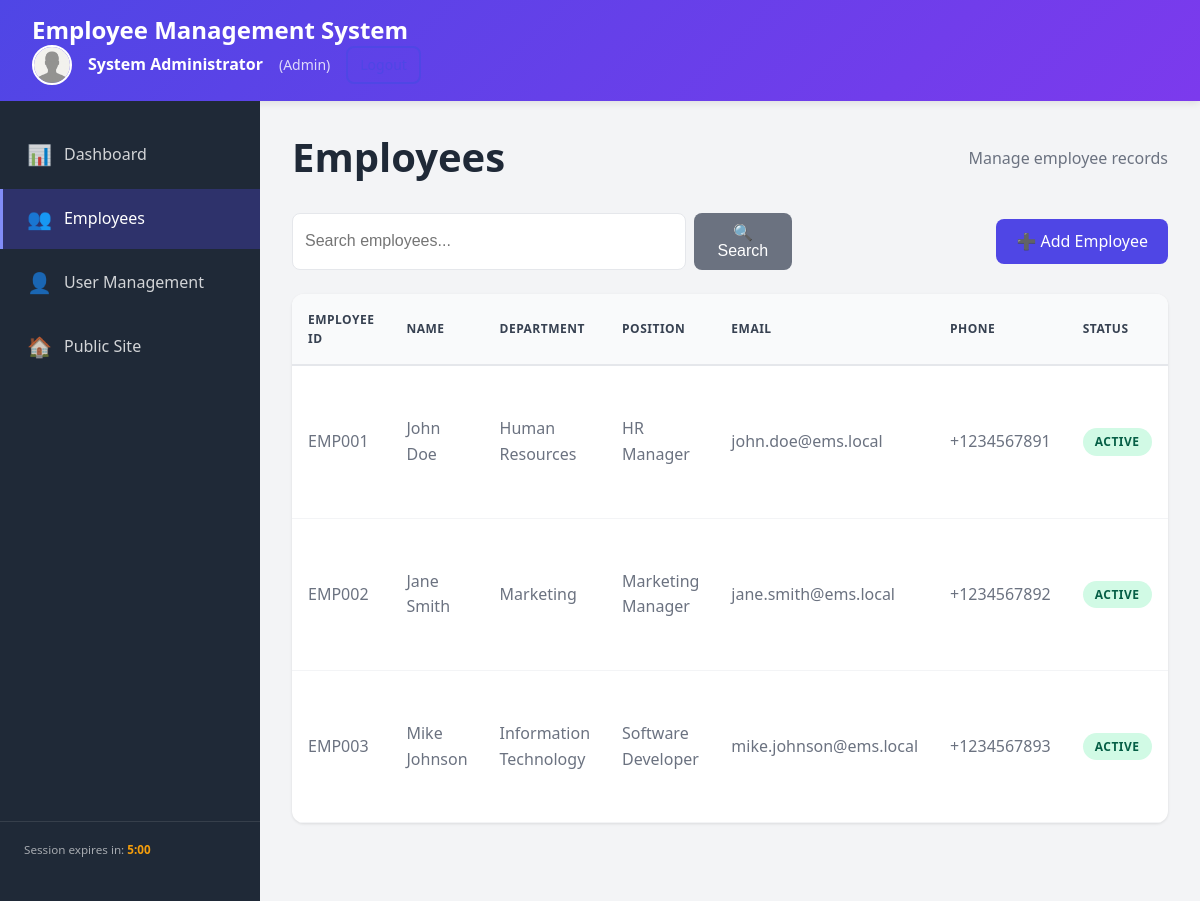
Screenshot of /dashboard/employees/list.php (signed in) with the database file from the repository.
### tables this page shows
CREATE TABLE `employees` (
  `id` int(11) NOT NULL AUTO_INCREMENT,
  `user_id` int(11) NOT NULL,
  `employee_id` varchar(20) NOT NULL,
  `department_id` int(11) DEFAULT NULL,
  `position` varchar(100) NOT NULL,
  `salary` decimal(10,2) DEFAULT NULL,
  `hire_date` date NOT NULL,
  `address` text,
  `emergency_contact` varchar(100) DEFAULT NULL,
  `emergency_phone` varchar(20) DEFAULT NULL,
  `created_at` timestamp NOT NULL DEFAULT CURRENT_TIMESTAMP,
  `updated_at` timestamp NOT NULL DEFAULT CURRENT_TIMESTAMP ON UPDATE CURRENT_TIMESTAMP,
  PRIMARY KEY (`id`),
  UNIQUE KEY `employee_id` (`employee_id`),
  UNIQUE KEY `user_id` (`user_id`),
  KEY `department_id` (`department_id`),
  CONSTRAINT `fk_employee_department` FOREIGN KEY (`department_id`) REFERENCES `departments` (`id`) ON DELETE SET NULL,
  CONSTRAINT `fk_employee_user` FOREIGN KEY (`user_id`) REFERENCES `users` (`id`) ON DELETE CASCADE
);

CREATE TABLE `users` (
  `id` int(11) NOT NULL AUTO_INCREMENT,
  `first_name` varchar(50) NOT NULL,
  `last_name` varchar(50) NOT NULL,
  `gender` enum('Male','Female','Other') NOT NULL,
  `username` varchar(50) NOT NULL,
  `email` varchar(100) NOT NULL,
  `password` varchar(255) NOT NULL,
  `phone` varchar(20) DEFAULT NULL,
  `profile_picture` varchar(255) DEFAULT 'default-avatar.png',
  `user_type` enum('Admin','HR','Manager','Employee') NOT NULL DEFAULT 'Employee',
  `user_status` enum('Active','Inactive') NOT NULL DEFAULT 'Active',
  `created_at` timestamp NOT NULL DEFAULT CURRENT_TIMESTAMP,
  `updated_at` timestamp NOT NULL DEFAULT CURRENT_TIMESTAMP ON UPDATE CURRENT_TIMESTAMP,
  PRIMARY KEY (`id`),
  UNIQUE KEY `username` (`username`),
  UNIQUE KEY `email` (`email`),
  KEY `idx_user_status` (`user_status`),
  KEY `idx_user_type` (`user_type`)
);

CREATE TABLE `departments` (
  `id` int(11) NOT NULL AUTO_INCREMENT,
  `name` varchar(100) NOT NULL,
  `description` text,
  `created_at` timestamp NOT NULL DEFAULT CURRENT_TIMESTAMP,
  PRIMARY KEY (`id`),
  UNIQUE KEY `name` (`name`)
);

### includes/functions.php (called while the page is built, shortened)
<?php
function sanitize_input($data) {
    $data = trim($data);
    $data = stripslashes($data);
    $data = htmlspecialchars($data, ENT_QUOTES, 'UTF-8');
    return $data;
}
function has_role($allowed_roles = []) {
    return isset($_SESSION['user_type']) && in_array($_SESSION['user_type'], $allowed_roles);
}
?>

### dashboard/employees/list.php (the view, shortened to what this page needs)
<?php
require_once '../../config/db_connect.php';
require_once '../../includes/functions.php';
$search = sanitize_input($_GET['search'] ?? '');
$where_clause = '';
$params = [];
$page = isset($_GET['page']) ? max(1, intval($_GET['page'])) : 1;
$offset = ($page - 1) * ITEMS_PER_PAGE;
try {
    $sql = "SELECT e.*, u.first_name, u.last_name, u.email, u.phone, u.user_status, d.name as department_name
            FROM employees e
            INNER JOIN users u ON e.user_id = u.id
            LEFT JOIN departments d ON e.department_id = d.id
            $where_clause
            ORDER BY e.created_at DESC
            LIMIT " . ITEMS_PER_PAGE . " OFFSET $offset";
    $stmt = $pdo->prepare($sql);
    $stmt->execute($params);
    $employees = $stmt->fetchAll();
} catch (PDOException $e) {
    error_log("Employee list error: " . $e->getMessage());
    $employees = [];
    $total_employees = 0;
    $total_pages = 0;
}
?>
<!DOCTYPE html>
<html lang="en">
<head>
    <link rel="stylesheet" href="../../assets/css/style.css">
    <link rel="stylesheet" href="../../assets/css/dashboard.css">
</head>
<body class="dashboard-page">
    <?php include '../includes/header.php'; ?>
    <div class="dashboard-container">
        <?php include '../includes/sidebar.php'; ?>
        <main class="dashboard-content">
            <div class="page-header">
                <h1>Employees</h1>
                <p>Manage employee records</p>
            </div>
            <div class="table-controls">
                <form method="GET" action="" class="search-form">
                    <input type="text" name="search" placeholder="Search employees..."
                           value="<?php echo htmlspecialchars($search); ?>" class="form-control">
                    <button type="submit" class="btn btn-secondary">🔍 Search</button>
                </form>
                <?php if (has_role(['Admin', 'HR'])): ?>
                <a href="add.php" class="btn btn-primary">➕ Add Employee</a>
                <?php endif; ?>
            </div>
            <div class="table-container">
                <table class="data-table">
                    <thead>
                        <tr>
                            <th>Employee ID</th>
                            <th>Name</th>
                            <th>Department</th>
                            <th>Position</th>
                            <th>Email</th>
                            <th>Phone</th>
                            <th>Status</th>
                        </tr>
                    </thead>
                    <tbody>
                        <?php if (empty($employees)): ?>
                            <tr>
                                <td colspan="8" class="text-center">
                                    <?php echo $search ? 'No employees found matching your search.' : 'No employees found.'; ?>
                                </td>
                            </tr>
                        <?php else: ?>
                            <?php foreach ($employees as $emp): ?>
                                <tr>
                                    <td><?php echo htmlspecialchars($emp['employee_id']); ?></td>
                                    <td><?php echo htmlspecialchars($emp['first_name'] . ' ' . $emp['last_name']); ?></td>
                                    <td><?php echo htmlspecialchars($emp['department_name'] ?? 'N/A'); ?></td>
                                    <td><?php echo htmlspecialchars($emp['position']); ?></td>
                                    <td><?php echo htmlspecialchars($emp['email']); ?></td>
                                    <td><?php echo htmlspecialchars($emp['phone'] ?? 'N/A'); ?></td>
                                    <td>
                                        <span class="badge badge-<?php echo $emp['user_status'] === 'Active' ? 'success' : 'danger'; ?>">
                                            <?php echo htmlspecialchars($emp['user_status']); ?>
                                        </span>
                                    </td>
                                </tr>
                            <?php endforeach; ?>
                        <?php endif; ?>
                    </tbody>
                </table>
            </div>
        </main>
    </div>
</body>
</html>

### assets/css/style.css (style rules this page uses)
:root { --primary-color: #4F46E5; --primary-dark: #4338CA; --primary-light: #818CF8; --secondary-color: #10B981; --secondary-dark: #059669; --danger-color: #EF4444; --warning-color: #F59E0B; --info-color: #3B82F6; --success-color: #10B981; --text-primary: #1F2937; --text-secondary: #6B7280; --text-light: #9CA3AF; --bg-primary: #FFFFFF; --bg-secondary: #F9FAFB; --bg-dark: #111827; --border-color: #E5E7EB; --border-radius: 8px; --shadow-sm: 0 1px 2px 0 rgba(0, 0, 0, 0.05); --shadow-md: 0 4px 6px -1px rgba(0, 0, 0, 0.1); --shadow-lg: 0 10px 15px -3px rgba(0, 0, 0, 0.1); --transition: all 0.3s ease; }
* { margin: 0; padding: 0; box-sizing: border-box; }
body { font-family: 'Segoe UI', Tahoma, Geneva, Verdana, sans-serif; font-size: 16px; line-height: 1.6; color: var(--text-primary); background-color: var(--bg-secondary); }
a { color: var(--primary-color); text-decoration: none; transition: var(--transition); }
h1, h2, h3, h4, h5, h6 { margin-bottom: 1rem; font-weight: 600; line-height: 1.2; }
h1 { font-size: 2.5rem; }
.btn { display: inline-block; padding: 0.625rem 1.25rem; font-size: 1rem; font-weight: 500; text-align: center; border: none; border-radius: var(--border-radius); cursor: pointer; transition: var(--transition); text-decoration: none; }
.btn-primary { background-color: var(--primary-color); color: white; }
.btn-secondary { background-color: var(--text-secondary); color: white; }
.form-control { width: 100%; padding: 0.75rem; font-size: 1rem; border: 1px solid var(--border-color); border-radius: var(--border-radius); transition: var(--transition); }

### assets/css/dashboard.css (style rules this page uses)
.dashboard-page { background-color: #F3F4F6; }
.dashboard-container { display: grid; grid-template-columns: 260px 1fr; min-height: 100vh; }
.dashboard-content { padding: 2rem; overflow-y: auto; }
.page-header { margin-bottom: 2rem; display: flex; justify-content: space-between; align-items: center; }
.page-header h1 { margin: 0; color: #1F2937; }
.page-header p { color: #6B7280; margin: 0.25rem 0 0 0; }
.table-controls { display: flex; justify-content: space-between; align-items: center; margin-bottom: 1.5rem; flex-wrap: wrap; gap: 1rem; }
.search-form { display: flex; gap: 0.5rem; flex: 1; max-width: 500px; }
.table-container { background-color: white; border-radius: 12px; box-shadow: 0 1px 3px rgba(0, 0, 0, 0.1); overflow: hidden; margin-bottom: 1.5rem; }
.data-table { width: 100%; border-collapse: collapse; }
.data-table thead { background-color: #F9FAFB; border-bottom: 2px solid #E5E7EB; }
.data-table th { padding: 1rem; text-align: left; font-weight: 600; color: #374151; text-transform: uppercase; font-size: 0.75rem; letter-spacing: 0.5px; }
.data-table td { padding: 1rem; border-bottom: 1px solid #F3F4F6; color: #6B7280; }
.badge { display: inline-block; padding: 0.25rem 0.75rem; font-size: 0.75rem; font-weight: 600; border-radius: 9999px; text-transform: uppercase; letter-spacing: 0.5px; }
.badge-success { background-color: #D1FAE5; color: #065F46; }

### rows the page displays
employees: employee "EMP001", user.last_name "John Doe", department.name "Human Resources", position "HR Manager", user.email "john.doe@ems.local", user.phone "+1234567891", user.user_status "ACTIVE"
employees: employee "EMP002", user.last_name "Jane Smith", department.name "Marketing", position "Marketing Manager", user.email "jane.smith@ems.local", user.phone "+1234567892", user.user_status "ACTIVE"
employees: employee "EMP003", user.last_name "Mike Johnson", department.name "Information Technology", position "Software Developer", user.email "mike.johnson@ems.local", user.phone "+1234567893", user.user_status "ACTIVE"

### other values shown
SITE_NAME "Employee Management System"
$_SESSION['first_name'] . ' ' . $_SESSION['last_name'] "System Administrator"
$_SESSION['user_type'] "Admin"
